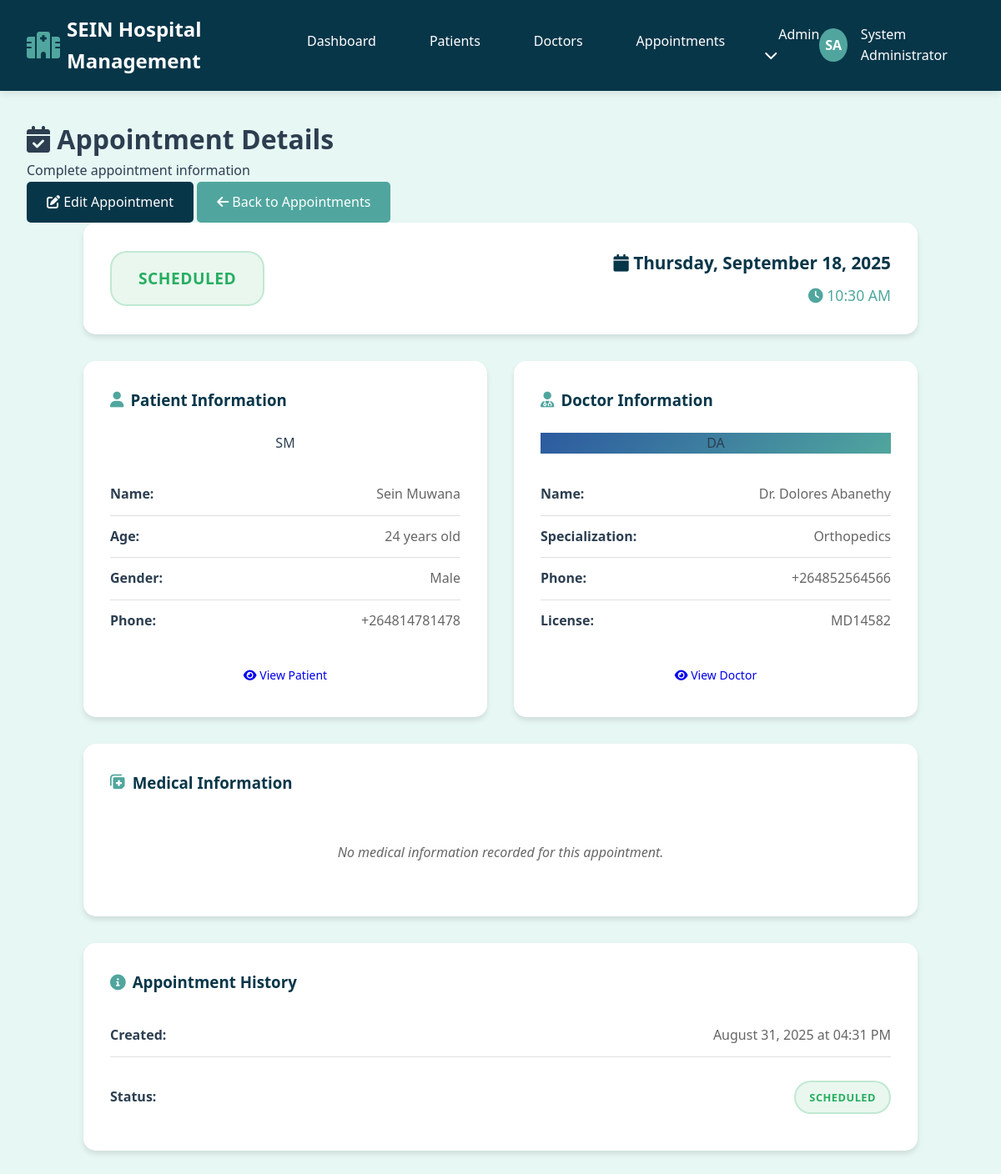
The page /appointments/3 (signed in) on the database its author committed.
### hospital/app.py (models this page shows, shortened)
class Appointment(db.Model):
    id = db.Column(db.Integer, primary_key=True)
    patient_id = db.Column(db.Integer, db.ForeignKey('patient.id'), nullable=False)
    doctor_id = db.Column(db.Integer, db.ForeignKey('doctor.id'), nullable=False)
    appointment_date = db.Column(db.Date, nullable=False)
    appointment_time = db.Column(db.Time, nullable=False)
    diagnosis = db.Column(db.Text)
    notes = db.Column(db.Text)
    status = db.Column(db.String(20), default='scheduled')  # scheduled, completed, cancelled
    created_at = db.Column(db.DateTime, default=datetime.utcnow)

class Patient(db.Model):
    id = db.Column(db.Integer, primary_key=True)
    first_name = db.Column(db.String(50), nullable=False)
    last_name = db.Column(db.String(50), nullable=False)
    date_of_birth = db.Column(db.Date, nullable=False)
    gender = db.Column(db.String(10), nullable=False)
    phone = db.Column(db.String(20))
    email = db.Column(db.String(100))
    address = db.Column(db.Text)
    emergency_contact = db.Column(db.String(100))
    emergency_phone = db.Column(db.String(20))
    created_at = db.Column(db.DateTime, default=datetime.utcnow)
    appointments = db.relationship('Appointment', backref='patient_ref', lazy=True)
    medical_records = db.relationship('MedicalRecord', backref='patient_ref', lazy=True)
    @property
    def age(self):
        today = date.today()
        return today.year - self.date_of_birth.year - ((today.month, today.day) < (self.date_of_birth.month, self.date_of_birth.day))

class Doctor(db.Model):
    id = db.Column(db.Integer, primary_key=True)
    first_name = db.Column(db.String(50), nullable=False)
    last_name = db.Column(db.String(50), nullable=False)
    phone = db.Column(db.String(20))
    email = db.Column(db.String(100))
    specialization_id = db.Column(db.Integer, db.ForeignKey('specialization.id'), nullable=False)
    license_number = db.Column(db.String(50), unique=True)
    created_at = db.Column(db.DateTime, default=datetime.utcnow)
    appointments = db.relationship('Appointment', backref='doctor_ref', lazy=True)

class Specialization(db.Model):
    id = db.Column(db.Integer, primary_key=True)
    name = db.Column(db.String(100), unique=True, nullable=False)
    doctors = db.relationship('Doctor', backref='specialization_ref', lazy=True)

### hospital/app.py (the view)
@app.route('/appointments/<int:appointment_id>')
def appointment_detail(appointment_id):
    if 'user_id' not in session:
        return redirect(url_for('login'))
    appointment = Appointment.query.get_or_404(appointment_id)
    return render_template('appointments/detail.html', appointment=appointment)

### hospital/templates/appointments/detail.html (shortened to what this page needs)
{% extends "base.html" %}
{% block content %}
<div class="page-header">
    <div class="page-title">
        <h1><i class="fas fa-calendar-check"></i> Appointment Details</h1>
        <p>Complete appointment information</p>
    </div>
    <div class="page-actions">
        <a href="{{ url_for('edit_appointment', appointment_id=appointment.id) }}" class="btn btn-primary">
            <i class="fas fa-edit"></i> Edit Appointment
        </a>
        <a href="{{ url_for('appointments') }}" class="btn btn-secondary">
            <i class="fas fa-arrow-left"></i> Back to Appointments
        </a>
    </div>
</div>
<div class="appointment-detail-container">
    <div class="appointment-overview">
        <div class="status-header">
            <span class="status-badge status-{{ appointment.status }} large">
                {{ appointment.status.title() }}
            </span>
            <div class="appointment-datetime">
                <div class="date">
                    <i class="fas fa-calendar"></i>
                    {{ appointment.appointment_date.strftime('%A, %B %d, %Y') }}
                </div>
                <div class="time">
                    <i class="fas fa-clock"></i>
                    {{ appointment.appointment_time.strftime('%I:%M %p') }}
                </div>
            </div>
        </div>
    </div>
    <div class="appointment-details-grid">
        <div class="detail-card">
            <h3><i class="fas fa-user"></i> Patient Information</h3>
            <div class="patient-avatar">
                <div class="avatar-circle">
                    {{ appointment.patient_ref.first_name[0] }}{{ appointment.patient_ref.last_name[0] }}
                </div>
            </div>
            <div class="info-list">
                <div class="info-item">
                    <label>Name:</label>
                    <span>{{ appointment.patient_ref.first_name }} {{ appointment.patient_ref.last_name }}</span>
                </div>
                <div class="info-item">
                    <label>Age:</label>
                    <span>{{ appointment.patient_ref.age }} years old</span>
                </div>
                <div class="info-item">
                    <label>Gender:</label>
                    <span>{{ appointment.patient_ref.gender }}</span>
                </div>
                {% if appointment.patient_ref.phone %}
                <div class="info-item">
                    <label>Phone:</label>
                    <span>{{ appointment.patient_ref.phone }}</span>
                </div>
                {% endif %}
            </div>
            <div class="card-actions">
                <a href="{{ url_for('patient_detail', patient_id=appointment.patient_ref.id) }}" class="btn btn-sm btn-outline">
                    <i class="fas fa-eye"></i> View Patient
                </a>
            </div>
        </div>
        <div class="detail-card">
            <h3><i class="fas fa-user-md"></i> Doctor Information</h3>
            <div class="doctor-avatar">
                <div class="avatar-circle doctor-avatar-bg">
                    {{ appointment.doctor_ref.first_name[0] }}{{ appointment.doctor_ref.last_name[0] }}
                </div>
            </div>
            <div class="info-list">
                <div class="info-item">
                    <label>Name:</label>
                    <span>Dr. {{ appointment.doctor_ref.first_name }} {{ appointment.doctor_ref.last_name }}</span>
                </div>
                <div class="info-item">
                    <label>Specialization:</label>
                    <span>{{ appointment.doctor_ref.specialization_ref.name }}</span>
                </div>
                {% if appointment.doctor_ref.phone %}
                <div class="info-item">
                    <label>Phone:</label>
                    <span>{{ appointment.doctor_ref.phone }}</span>
                </div>
                {% endif %}
                {% if appointment.doctor_ref.license_number %}
                <div class="info-item">
                    <label>License:</label>
                    <span>{{ appointment.doctor_ref.license_number }}</span>
                </div>
                {% endif %}
            </div>
            <div class="card-actions">
                <a href="{{ url_for('doctor_detail', doctor_id=appointment.doctor_ref.id) }}" class="btn btn-sm btn-outline">
                    <i class="fas fa-eye"></i> View Doctor
                </a>
            </div>
        </div>
        <div class="detail-card full-width">
            <h3><i class="fas fa-notes-medical"></i> Medical Information</h3>
            <div class="medical-info">
                {% if not appointment.diagnosis and not appointment.notes %}
                <p class="no-info">No medical information recorded for this appointment.</p>
                {% endif %}
            </div>
        </div>
        <div class="detail-card full-width">
            <h3><i class="fas fa-info-circle"></i> Appointment History</h3>
            <div class="history-info">
                <div class="info-item">
                    <label>Created:</label>
                    <span>{{ appointment.created_at.strftime('%B %d, %Y at %I:%M %p') }}</span>
                </div>
                <div class="info-item">
                    <label>Status:</label>
                    <span class="status-badge status-{{ appointment.status }}">{{ appointment.status.title() }}</span>
                </div>
            </div>
        </div>
    </div>
</div>
{% endblock %}

### hospital/static/css/style.css (style rules this page uses)
:root { --primary-color: #073649; --secondary-color: #e7f7f4; --accent-color: #50a69e; --text-dark: #2c3e50; --text-light: #ffffff; --border-color: #e0e0e0; --success-color: #27ae60; --error-color: #e74c3c; --warning-color: #f39c12; --text-muted: #6c757d; }
* { margin: 0; padding: 0; box-sizing: border-box; }
body { font-family: "Segoe UI", Tahoma, Geneva, Verdana, sans-serif; background-color: var(--secondary-color); color: var(--text-dark); line-height: 1.6; }
.btn { padding: 0.75rem 1.5rem; border: none; border-radius: 5px; font-size: 1rem; cursor: pointer; text-decoration: none; display: inline-block; text-align: center; transition: all 0.3s ease; }
.btn-primary { background-color: var(--primary-color); color: var(--text-light); }
.btn-secondary { background-color: var(--accent-color); color: var(--text-light); }
.btn-sm { padding: 0.375rem 0.75rem; font-size: 0.875rem; }
.status-badge { padding: 0.5rem 1rem; border-radius: 20px; font-size: 0.8rem; font-weight: 600; text-transform: uppercase; letter-spacing: 0.5px; border: 2px solid transparent; }
.status-badge.status-scheduled { background-color: rgba(39, 174, 96, 0.1); color: var(--success-color); border-color: rgba(39, 174, 96, 0.2); }

### hospital/templates/appointments/detail.html (style rules this page uses)
.appointment-detail-container { max-width: 1000px; margin: 0 auto; }
.appointment-overview { background: white; padding: 2rem; border-radius: 15px; box-shadow: 0 4px 6px rgba(0, 0, 0, 0.1); margin-bottom: 2rem; }
.status-header { display: flex; justify-content: space-between; align-items: center; flex-wrap: wrap; gap: 1rem; }
.status-badge.large { font-size: 1.2rem; padding: 1rem 2rem; }
.appointment-datetime { text-align: right; }
.appointment-datetime .date { color: var(--primary-color); font-size: 1.3rem; font-weight: 600; margin-bottom: 0.5rem; }
.appointment-datetime .time { color: var(--accent-color); font-size: 1.1rem; font-weight: 500; }
.appointment-details-grid { display: grid; grid-template-columns: 1fr 1fr; gap: 2rem; }
.detail-card { background: white; padding: 2rem; border-radius: 15px; box-shadow: 0 4px 6px rgba(0, 0, 0, 0.1); }
.detail-card.full-width { grid-column: 1 / -1; }
.detail-card h3 { color: var(--primary-color); margin-bottom: 1.5rem; display: flex; align-items: center; gap: 0.5rem; }
.detail-card h3 i { color: var(--accent-color); }
.patient-avatar, .doctor-avatar { text-align: center; margin-bottom: 1.5rem; }
.doctor-avatar-bg { background: linear-gradient(135deg, #2c5aa0, var(--accent-color)); }
.info-list { margin-bottom: 1.5rem; }
.info-item { display: flex; justify-content: space-between; align-items: center; padding: 0.75rem 0; border-bottom: 1px solid var(--border-color); }
.info-item:last-child { border-bottom: none; }
.info-item label { font-weight: 600; color: var(--text-dark); }
.info-item span { color: #666; }
.card-actions { text-align: center; }
.medical-info, .history-info { display: flex; flex-direction: column; gap: 1rem; }
.no-info { text-align: center; color: #666; font-style: italic; padding: 2rem; }

### rows shown on the page
Appointment: status "SCHEDULED", appointment_date "Thursday, September 18, 2025", appointment_time "10:30 AM", created_at "August 31, 2025 at 04:31 PM"
Patient: patient_ref "S", patient_ref "M", patient_ref.first_name "Sein", patient_ref.last_name "Muwana", patient_ref.age "24", patient_ref.gender "Male", patient_ref.phone "+264814781478"
Doctor: doctor_ref "D", doctor_ref "A", doctor_ref.first_name "Dolores", doctor_ref.last_name "Abanethy", doctor_ref.phone "+264852564566", doctor_ref.license_number "MD14582"
Specialization: doctor_ref.specialization_ref.name "Orthopedics"

### other values the page prints
{{ session.first_name[0] }} "S"
{{ session.last_name[0] }} "A"
{{ session.first_name }} "System"
{{ session.last_name }} "Administrator"
